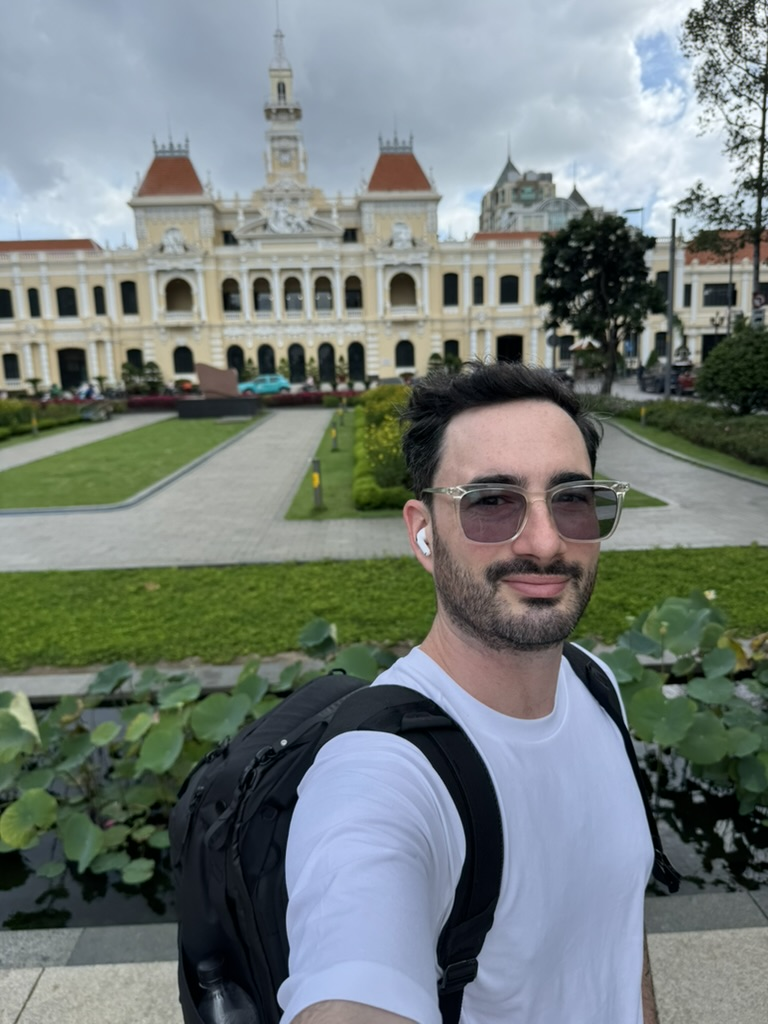
#> input picture images/01_original_iphone_hdr.jpeg, 768 x 1024 px
$ python -i preview.py   (imports and definitions only)
#> lines starting #> are read from the running program, lines starting #| are printed output that depends on the picture; after the words box and inside, x2 and y2 are one past the last pixel; in counts of white or black regions, pixels touching at a corner belong together
"""
HDR Preview Generation - Create web-displayable previews that simulate HDR effect.

Since browsers can't tone-map Ultra HDR JPEGs natively, we generate enhanced
SDR images that show the "HDR look" for web preview purposes.
"""

import numpy as np
from PIL import Image, ImageEnhance
import cv2
from pathlib import Path


def create_hdr_preview(input_path: str, output_path: str, strength: float = 1.0):
    """
    Create an HDR-looking preview image for web display.

    This applies tone mapping and enhancement to simulate what the HDR version
    would look like when viewed on an HDR display.

    Args:
        input_path: Path to original SDR image
        output_path: Path to save enhanced preview
        strength: Enhancement strength (0.5 = subtle, 2.0 = dramatic)
    """
#> called with input_path = '../../images/01_original_iphone_hdr.jpeg', output_path = 'out.png', strength = 1

    # Load image
    with Image.open(input_path) as img:
        # Convert to RGB if needed
#> img is the input picture: PIL image 768x1024 RGB; mean R, G, B 117.2, 126.1, 122.9
        if img.mode != 'RGB':
            img = img.convert('RGB')

        # Convert to numpy for processing
        img_array = np.array(img).astype(np.float32) / 255.0

        # Apply HDR-style enhancement
        enhanced = apply_hdr_enhancement(img_array, strength)

        # Convert back to PIL and save
        enhanced_img = Image.fromarray((enhanced * 255).astype(np.uint8))
        enhanced_img.save(output_path, "JPEG", quality=95, optimize=True)


def apply_hdr_enhancement(rgb_array: np.ndarray, strength: float = 1.0) -> np.ndarray:
    """
    Apply HDR-style enhancement to simulate gain map effect.

    This creates the visual "pop" that users expect to see in HDR images
    by enhancing contrast, highlights, and local details.
    """
#> called with strength = 1

    # Ensure strength is in reasonable range
    strength = np.clip(strength, 0.3, 3.0)

    # 1. Compute luminance for analysis
    luminance = 0.2126 * rgb_array[..., 0] + 0.7152 * rgb_array[..., 1] + 0.0722 * rgb_array[..., 2]

    # 2. Create adaptive gain map based on image content
    # Bright areas get more enhancement (simulates HDR headroom)
    gain_map = create_adaptive_gain_map(luminance, strength)

    # 3. Apply gain with proper tone mapping
    enhanced = apply_gain_with_tone_mapping(rgb_array, gain_map)

    # 4. Final polish - subtle contrast and saturation boost
    enhanced = apply_final_polish(enhanced, strength * 0.3)

    return np.clip(enhanced, 0.0, 1.0)


def create_adaptive_gain_map(luminance: np.ndarray, strength: float) -> np.ndarray:
    """Create a gain map that enhances bright areas more than dark areas."""
#> called with strength = 1

    # Base gain (slight enhancement everywhere)
    gain = np.ones_like(luminance) * (1.0 + strength * 0.2)

    # Progressive enhancement for brighter areas
    # This simulates how HDR images show more detail in highlights
    bright_mask = luminance > 0.3
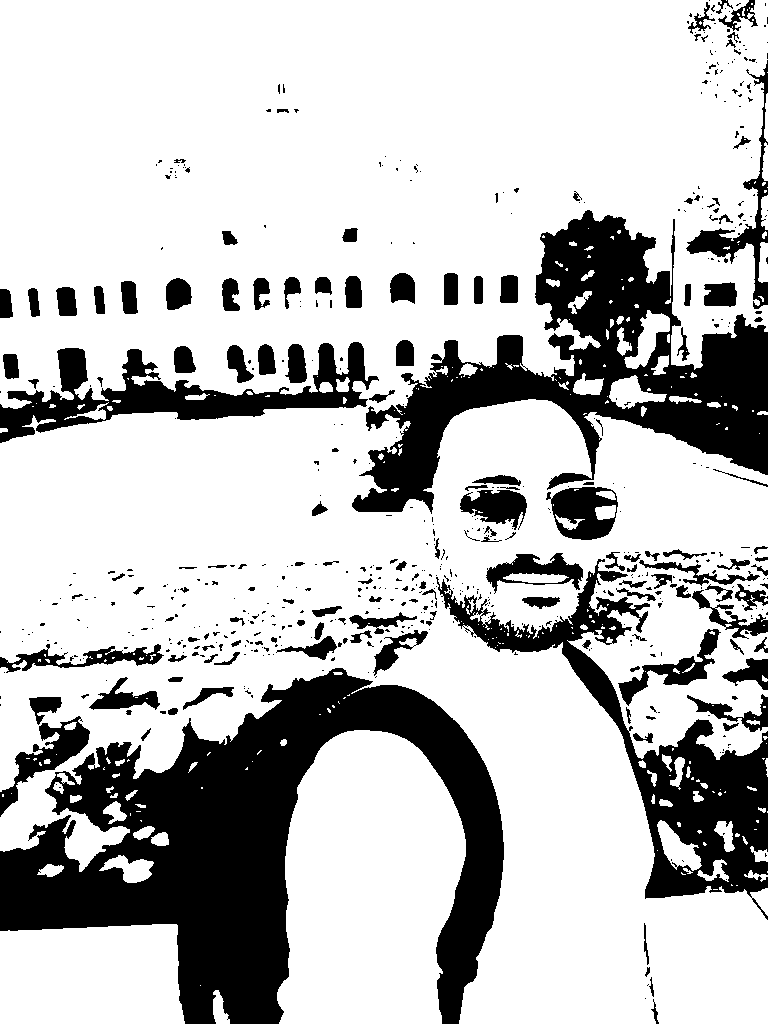
#> bright_mask: shape (1024, 768) bool; 75.5% white; 599 black regions (446 under 20 px), largest, box (x1, y1, x2, y2) and area: (0, 668, 504, 1024) 74709, (352, 210, 768, 514) 42683, (436, 559, 768, 920) 22747
    gain[bright_mask] *= (1.0 + strength * 0.8 * ((luminance[bright_mask] - 0.3) / 0.7))

    # Very bright areas get the most enhancement
    very_bright_mask = luminance > 0.7
#> very_bright_mask: shape (1024, 768) bool; 19.9% white; 597 white regions (433 under 20 px), largest, box (x1, y1, x2, y2) and area: (278, 0, 762, 242) 64077, (282, 731, 449, 1024) 24371, (0, 127, 153, 251) 13256
    gain[very_bright_mask] *= (1.0 + strength * 0.5)
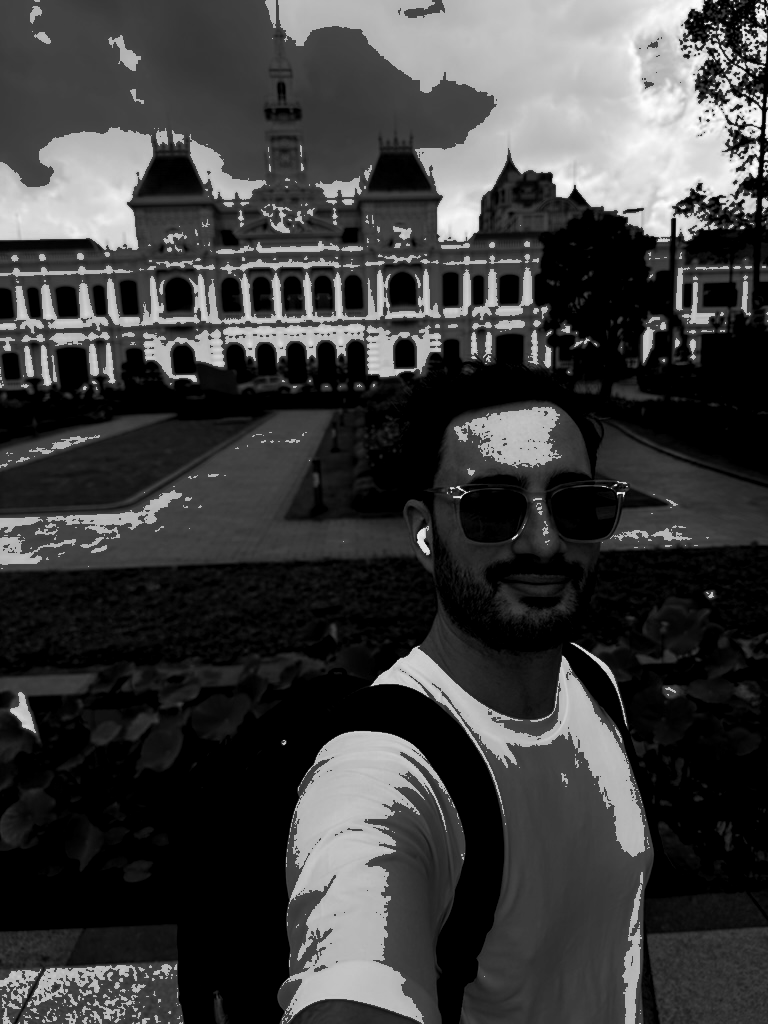
#> gain: shape (1024, 768) float32; min 1.2, max 3.23, mean 1.69; drawn with min black and max white

    # Smooth the gain map to avoid artifacts
    gain = cv2.GaussianBlur(gain, (15, 15), 5.0)

    return gain


def apply_gain_with_tone_mapping(rgb_array: np.ndarray, gain_map: np.ndarray) -> np.ndarray:
    """Apply gain map with proper tone mapping to prevent clipping."""

    # Apply gain to each channel
    enhanced = rgb_array * gain_map[..., np.newaxis]

    # Tone mapping to handle values > 1.0
    # This simulates how HDR displays compress high values into visible range
    enhanced = tone_map_reinhard(enhanced)

    return enhanced


def tone_map_reinhard(hdr_rgb: np.ndarray, key: float = 0.18) -> np.ndarray:
    """
    Apply Reinhard tone mapping to compress HDR values into SDR range.

    This is a simplified version of what HDR displays do automatically.
    """
#> called with key = 0.18

    # Compute luminance of HDR image
    hdr_lum = 0.2126 * hdr_rgb[..., 0] + 0.7152 * hdr_rgb[..., 1] + 0.0722 * hdr_rgb[..., 2]
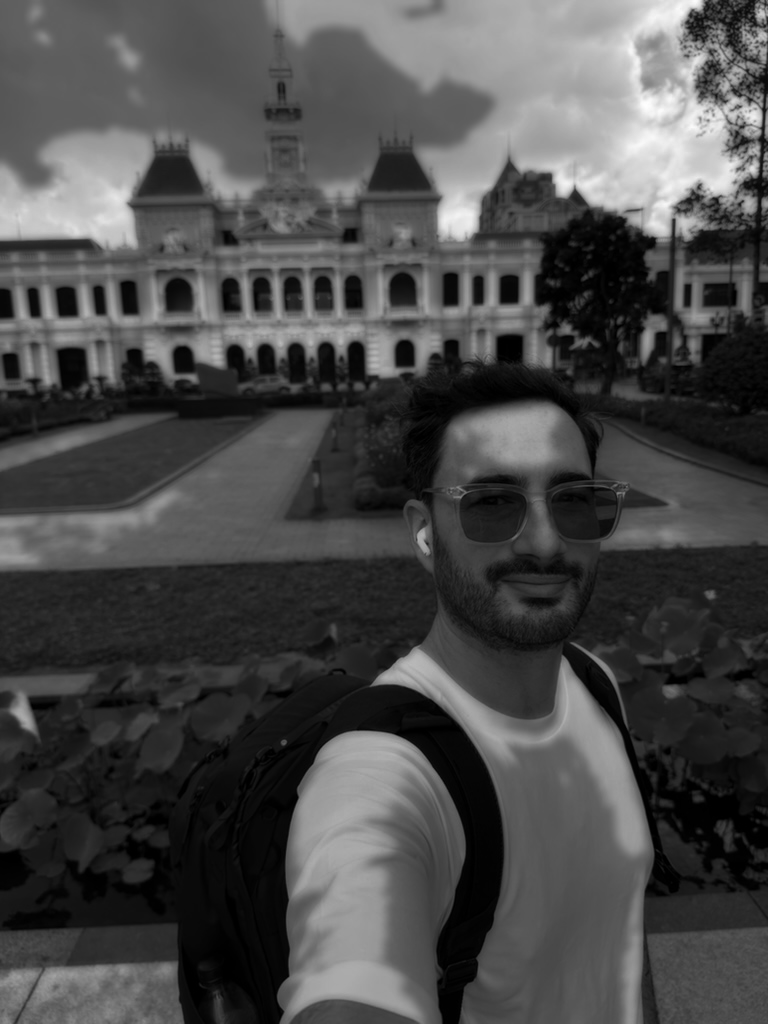
#> hdr_lum: shape (1024, 768) float32; min 0, max 3.15, mean 0.921; drawn with min black and max white

    # Avoid division by zero
    hdr_lum = np.maximum(hdr_lum, 1e-6)

    # Compute scale factor
    lum_avg = np.exp(np.mean(np.log(hdr_lum + 1e-6)))
#> lum_avg = 0.623
    scaled_lum = (key / lum_avg) * hdr_lum

    # Reinhard operator
    tone_mapped_lum = scaled_lum / (1.0 + scaled_lum)

    # Apply tone mapping to RGB channels
    scale_factor = tone_mapped_lum / (hdr_lum + 1e-6)
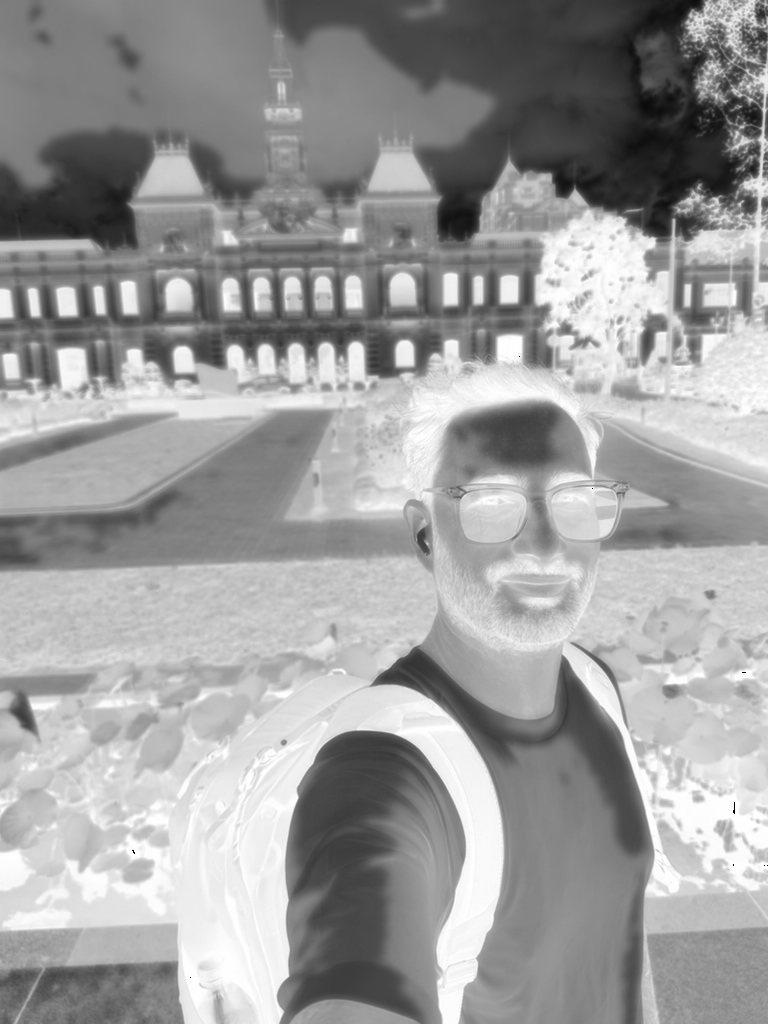
#> scale_factor: shape (1024, 768) float32; min 0.145, max 0.289, mean 0.233; drawn with min black and max white
    tone_mapped_rgb = hdr_rgb * scale_factor[..., np.newaxis]
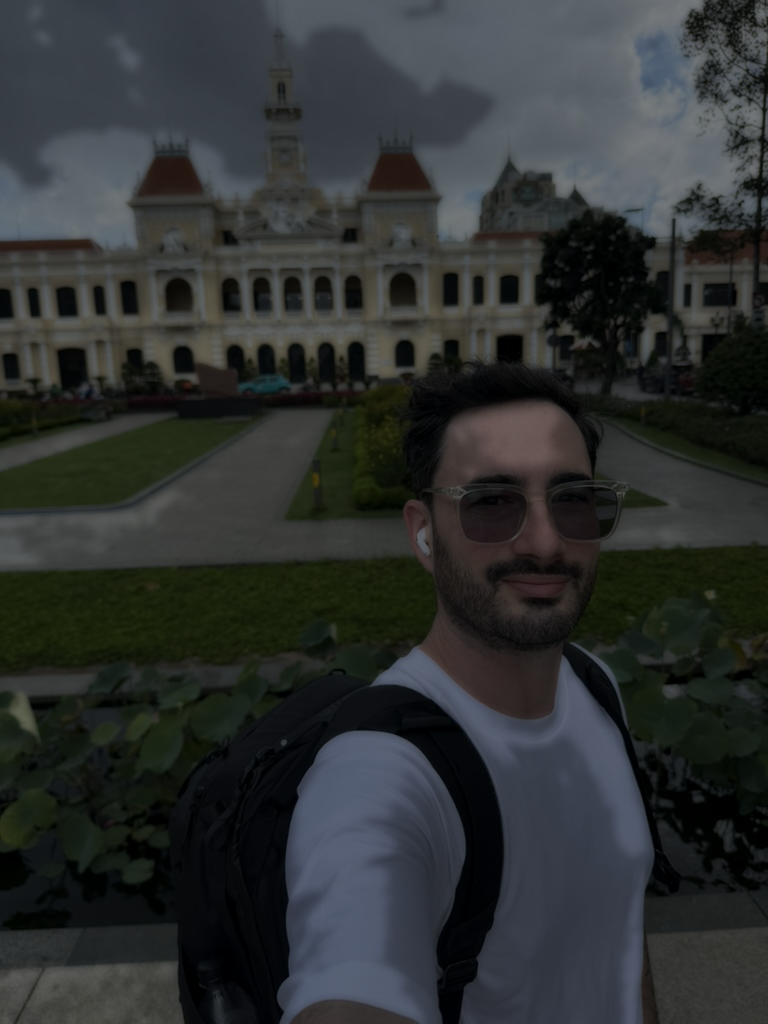
#> tone_mapped_rgb: shape (1024, 768, 3) float32; mean R, G, B 0.183, 0.196, 0.194

    return tone_mapped_rgb


def apply_final_polish(rgb_array: np.ndarray, intensity: float) -> np.ndarray:
    """Apply final contrast and saturation enhancement."""
#> called with intensity = 0.3

    # Convert to PIL for enhancement operations
    pil_img = Image.fromarray((np.clip(rgb_array, 0, 1) * 255).astype(np.uint8))

    # Subtle contrast boost
    contrast_factor = 1.0 + intensity * 0.3
#> contrast_factor = 1.09
    enhancer = ImageEnhance.Contrast(pil_img)
    pil_img = enhancer.enhance(contrast_factor)

    # Subtle saturation boost
    saturation_factor = 1.0 + intensity * 0.2
#> saturation_factor = 1.06
    enhancer = ImageEnhance.Color(pil_img)
    pil_img = enhancer.enhance(saturation_factor)

    # Convert back to numpy
    return np.array(pil_img).astype(np.float32) / 255.0

>>> result = create_hdr_preview('../../images/01_original_iphone_hdr.jpeg', 'out.png')

$ run again, on images/02_edited_sdr.jpeg
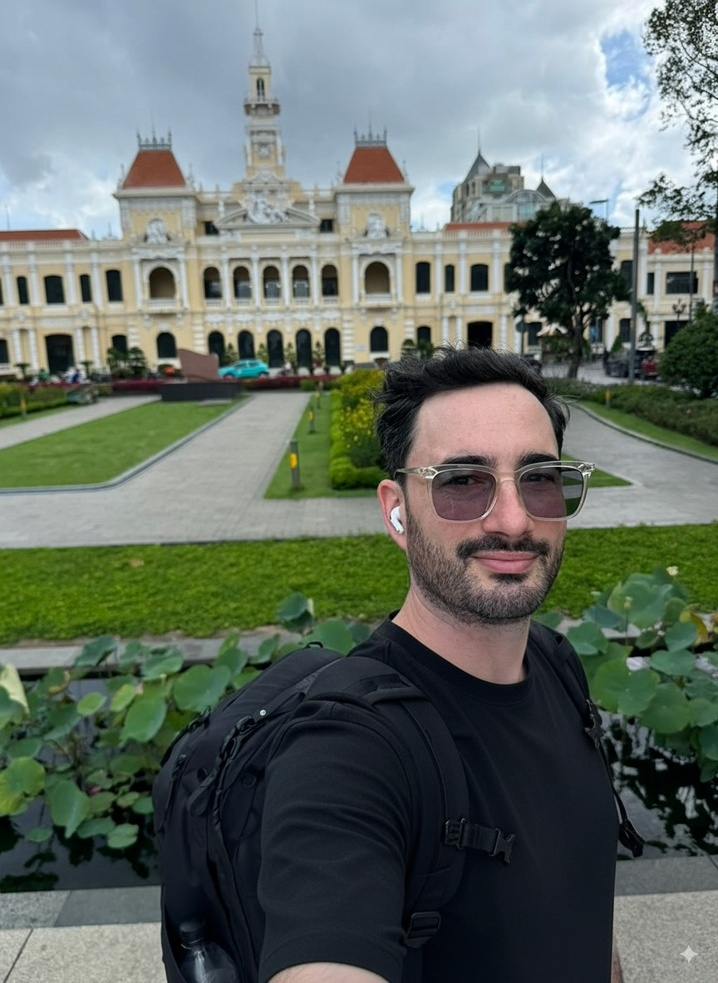
#> input picture images/02_edited_sdr.jpeg, 718 x 983 px, shrunk from 864 x 1184 before the run
#> in create_hdr_preview, img is the input picture: PIL image 718x983 RGB; mean R, G, B 99.4, 109.3, 101.2
#> in create_adaptive_gain_map, `bright_mask = luminance > 0.3`:
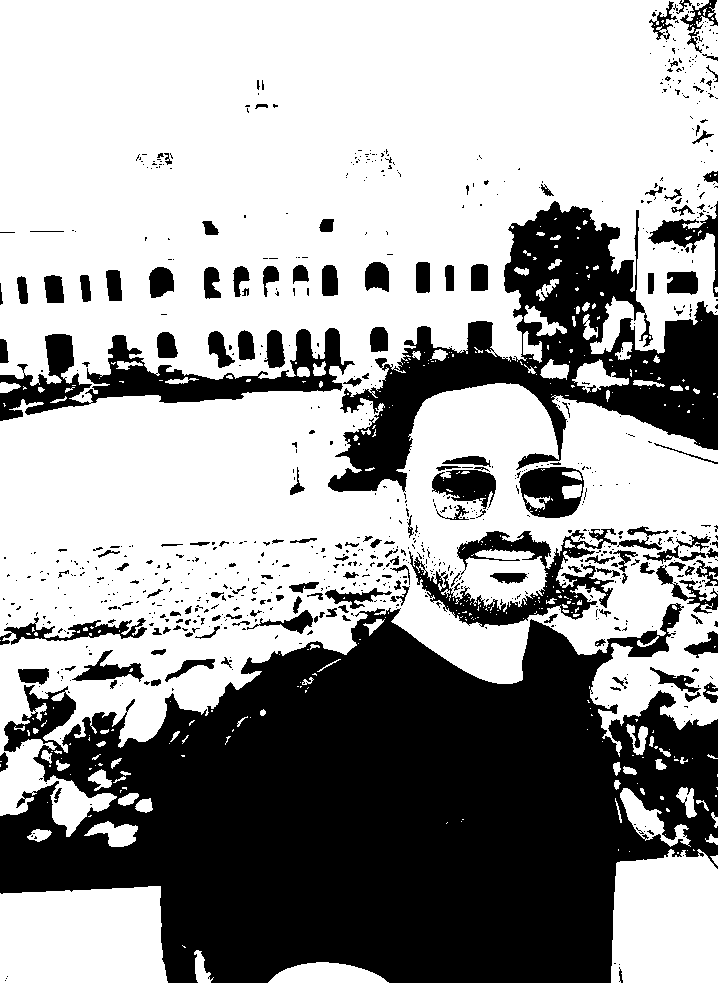
#> bright_mask: shape (983, 718) bool; 62.8% white; 849 black regions (687 under 20 px), largest, box (x1, y1, x2, y2) and area: (0, 603, 718, 983) 176450, (328, 201, 718, 492) 37982, (0, 328, 355, 421) 10673
#> very_bright_mask: shape (983, 718) bool; 16.3% white; 722 white regions (550 under 20 px), largest, box (x1, y1, x2, y2) and area: (257, 0, 718, 233) 59844, (0, 122, 138, 240) 11653, (127, 259, 359, 368) 6533
#> lum_avg = 0.46
#> in tone_map_reinhard, `tone_mapped_rgb = hdr_rgb * scale_factor[..., np.newaxis]`:
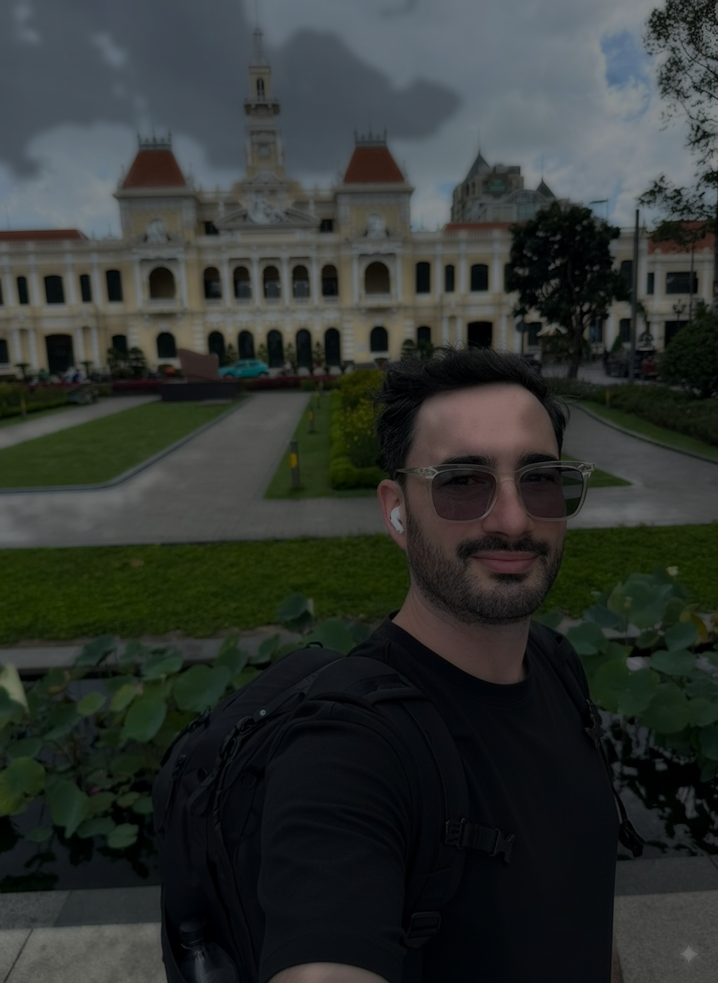
#> tone_mapped_rgb: shape (983, 718, 3) float32; mean R, G, B 0.191, 0.209, 0.196
#> contrast_factor = 1.09
#> saturation_factor = 1.06
